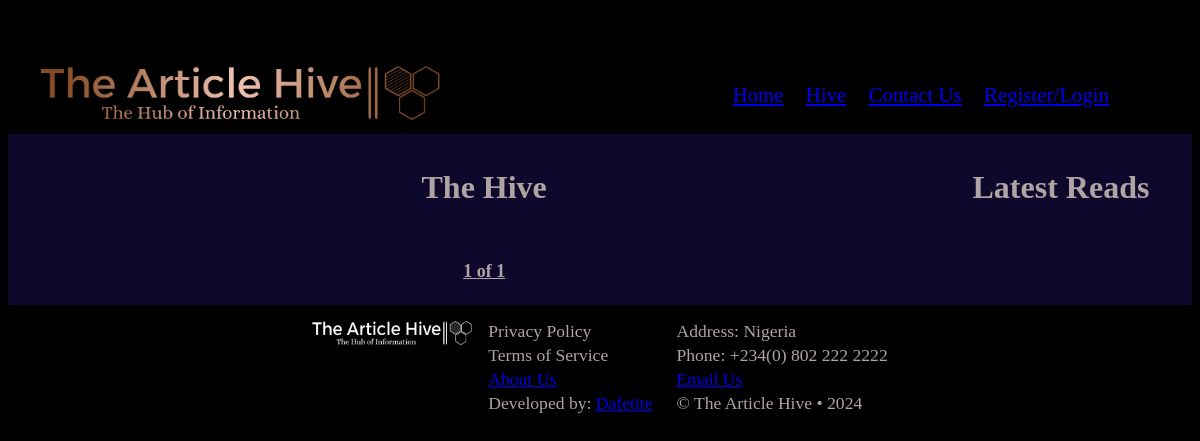
The app's page /hive/, older data.
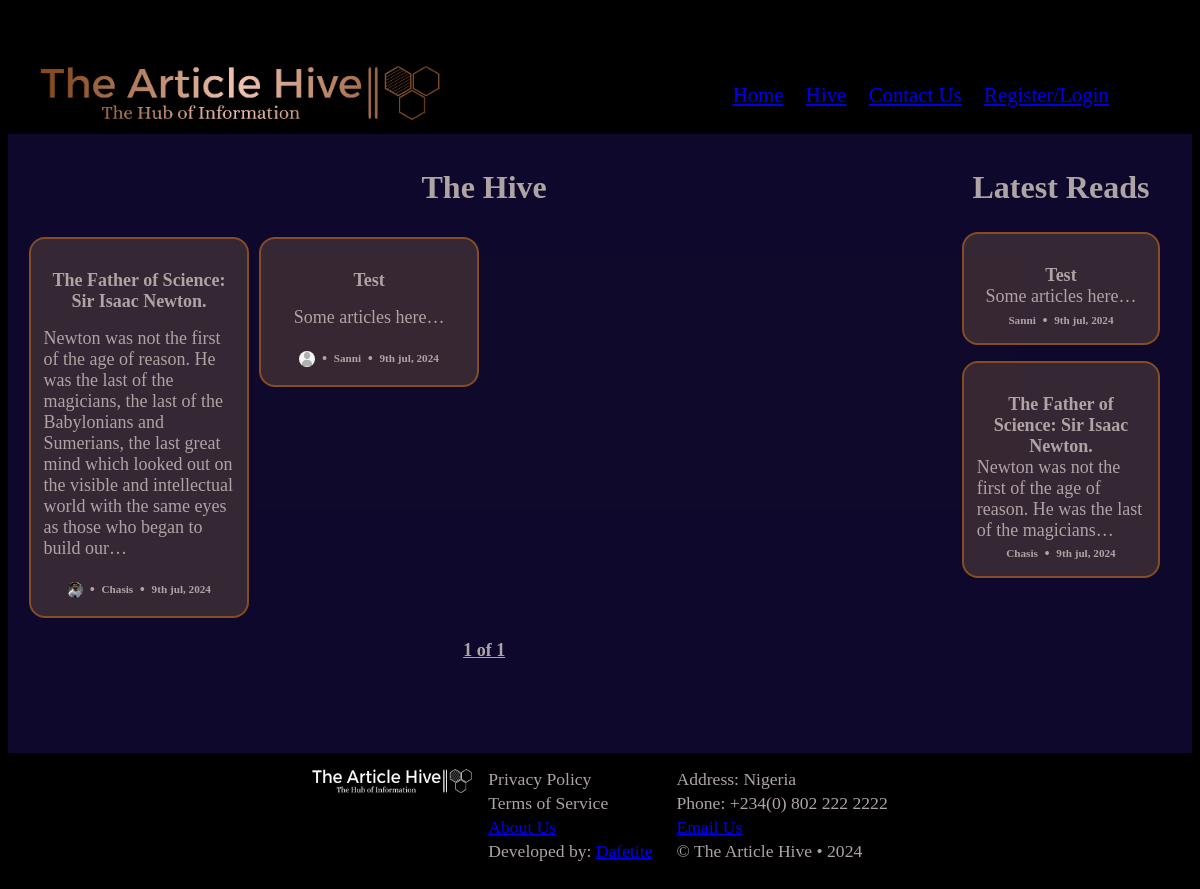
The same page, newer data.
### article_hive_app/models.py (models this page shows, shortened)
class Article(models.Model):
	title = models.CharField(max_length=200)
	author = models.ForeignKey(settings.AUTH_USER_MODEL, on_delete=models.CASCADE, related_name='articles')
	content = models.TextField()
	date_published = models.DateTimeField(auto_now_add=True)
	views = models.IntegerField(default=0)
	rating = models.IntegerField(default=0)

class User(AbstractUser):
	middle_name = models.CharField(max_length=100, null=True, blank=True)
	email = models.EmailField(max_length=200, unique=True)
	username = models.CharField(default="ArticleHiveUser", max_length=15)
	phone = models.CharField(null=True, blank=True, max_length=14)
	website = models.URLField(max_length=200, null=True, blank=True)
	profile_picture = models.ImageField(upload_to=unique_profile_pic, null=True, blank=True, default='profile_pictures/placeholder.png')
	aboutme = models.TextField()
	USERNAME_FIELD = 'email'
	REQUIRED_FIELDS = []

### article_hive_app/views.py (the view)
# urls.py: path('hive/', views.hive, name='hive'),
def hive(request):
    articles = Article.objects.all()
    ratings = articles[::-1]
    articles = list(articles)
    random.shuffle(articles)
    paginator = Paginator(articles, 8)
    page_number = request.GET.get('page')
    try:
        articles_paginated = paginator.page(page_number)
    except PageNotAnInteger:
        articles_paginated = paginator.page(1)
    except EmptyPage:
        articles_paginated = paginator.page(paginator.num_pages)
    context = {
        'articles': articles_paginated,
        'ratings': ratings,
        'rated': rated,
        'pgname': 'Hive'
    }
    return render(request, 'hive.html', context)

### templates/hive.html (shortened to what this page needs)
{% extends 'base.html' %}
{% load static %}
{% block section %}
{% with "" as empty %}
<section class="new-and-rated">
	<div class="">
		<h1 class="section-headings left-anime">The Hive</h1>
		<div class="responsive">
			{% for article in articles %}
			<a class="box-link" href="{% url 'article' pk=article.pk %}">
				<article class="article-box index-page top-drop article-new">
					<h1 class="hor-align">{{ article.title|default:empty }}</h1>
					<p>
						{{ article.content|truncatechars:250|default:empty }}
					</p>
					<div class="author-profilePic-date position-h1-new">
						<img src="{{ article.author.profile_picture.url }}" alt="author image" /><span class="separator">•</span>
						<h1>{{ article.author.first_name|default:empty|capfirst }}</h1><span class="separator">•</span>
						<h1>{{ article.date_published|default:empty|date:"jS b, Y" }}</h1>
					</div>
				</article>
			</a>
			{% endfor %}
		</div>
	</div>
	<div>
		<h1 class="section-headings right-anime" >Latest Reads</h1>
		<div>
			{% for rating in ratings|slice:":4" %}
				<a class="box-link" href="{% url 'article' pk=rating.pk %}">
					<article class="article-box top-rated index-page left-anime article-rated">
						<h1 class="hor-align">{{ rating.title|default:empty }}</h1>
						<p>
							{{ rating.content|truncatechars:80|default:empty }}
						</p>
						<div class="author-profilePic-date position-h1-new">
							<h1>{{ rating.author.first_name|default:empty|capfirst }}</h1><span class="separator separator-rated">•</span>
							<h1>{{ rating.date_published|default:empty|date:"jS b, Y" }}</h1>
						</div>
					</article>
				</a>
			{% endfor %}
		</div>
	</div>
	<div class="pagination">
        <span class="step-links">
            <span class="current">
				<h1 style="text-decoration: underline;">
					{{ articles.number }} of {{ articles.paginator.num_pages }}
				</h1>
            </span>
        </span>
    </div>
</section>
{% endwith %}
{% endblock section %}

Row changes from the older to the newer data that the page shows:
added Article: title "The Father of Science: Sir Isaac Newton.", content "Newton was not the first of the age of reason. He was the last of the magicians, the last of the Babylonians and Sumerians, the last great mind which looked out on the visible and intellectual world with the same eyes as those who began to build our…", author.profile_picture (picture), author.first_name "Chasis", date_published "9th jul, 2024", content "Newton was not the first of the age of reason. He was the last of the magicians…"
added Article: title "Test", content "Some articles here…", author.profile_picture (placeholder picture), author.first_name "Sanni", date_published "9th jul, 2024"
